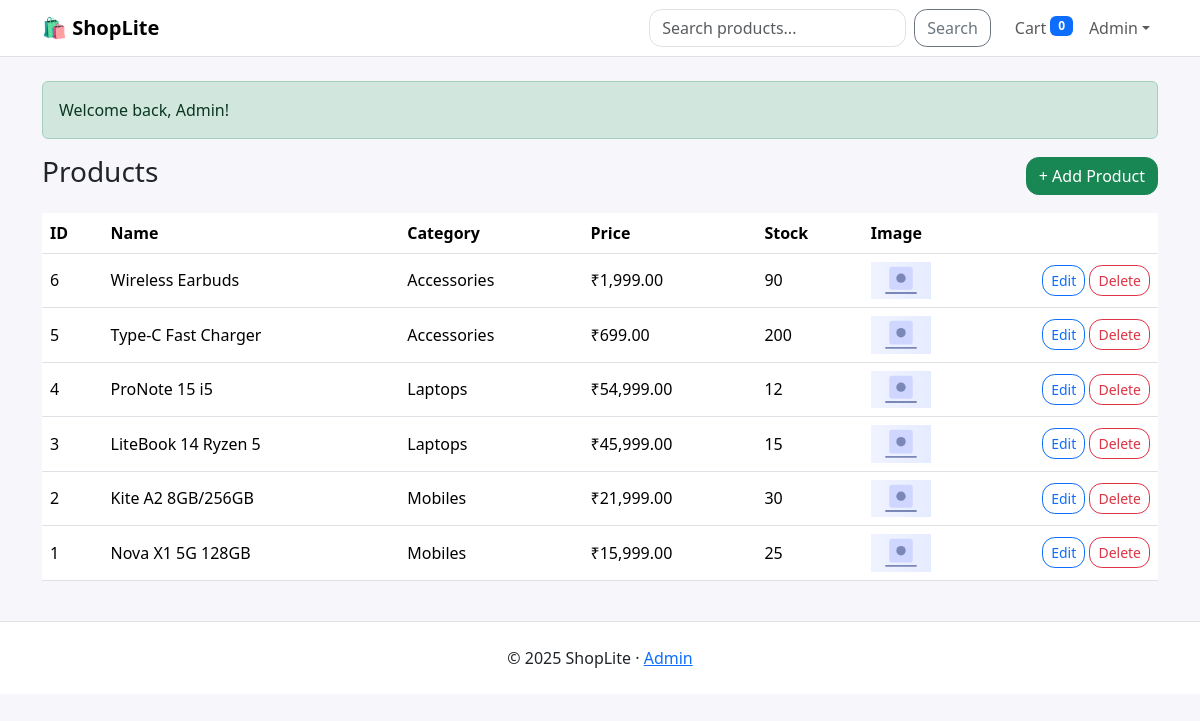
/admin/products.php (signed in), run on the app's committed database.
### tables this page shows
CREATE TABLE IF NOT EXISTS products (
  id INT AUTO_INCREMENT PRIMARY KEY,
  category_id INT NOT NULL,
  name VARCHAR(200) NOT NULL,
  slug VARCHAR(220) UNIQUE,
  description TEXT,
  price DECIMAL(10,2) NOT NULL,
  stock INT NOT NULL DEFAULT 0,
  image VARCHAR(255),
  created_at TIMESTAMP DEFAULT CURRENT_TIMESTAMP,
  FOREIGN KEY (category_id) REFERENCES categories(id) ON DELETE CASCADE
);

CREATE TABLE IF NOT EXISTS categories (
  id INT AUTO_INCREMENT PRIMARY KEY,
  name VARCHAR(100) NOT NULL,
  slug VARCHAR(120) UNIQUE
);

### functions.php (called while the page is built, shortened)
<?php
function money($n) { return CURRENCY . number_format((float)$n, 2); }

### admin/products.php (the view, shortened to what this page needs)
<?php require_once __DIR__.'/../templates/header.php'; require_admin();
$rows = $pdo->query("SELECT p.*, c.name AS category FROM products p JOIN categories c ON c.id=p.category_id ORDER BY p.id DESC")->fetchAll();
?>
<div class="d-flex justify-content-between align-items-center mb-3">
  <h3>Products</h3>
  <a class="btn btn-success" href="product_form.php">+ Add Product</a>
</div>
<div class="table-responsive">
  <table class="table align-middle">
    <thead><tr><th>ID</th><th>Name</th><th>Category</th><th>Price</th><th>Stock</th><th>Image</th><th width="160"></th></tr></thead>
    <tbody>
      <?php foreach ($rows as $r): ?>
      <tr>
        <td><?= $r['id'] ?></td>
        <td><?= htmlspecialchars($r['name']) ?></td>
        <td><?= htmlspecialchars($r['category']) ?></td>
        <td><?= money($r['price']) ?></td>
        <td><?= (int)$r['stock'] ?></td>
        <td><?php if ($r['image']): ?><img src="../<?= $r['image'] ?>" width="60"><?php endif; ?></td>
        <td class="text-end">
          <a class="btn btn-sm btn-outline-primary" href="product_form.php?id=<?= $r['id'] ?>">Edit</a>
          <form method="post" class="d-inline">
            <button class="btn btn-sm btn-outline-danger" onclick="return confirm('Delete this product?')">Delete</button>
          </form>
        </td>
      </tr>
      <?php endforeach; ?>
    </tbody>
  </table>
</div>
<?php require_once __DIR__.'/../templates/footer.php'; ?>

### assets/css/style.css (style rules this page uses)
body { background-color: #f7f7fb; }
.btn, .form-control, .form-select { border-radius: .8rem; }

### data on the page
products: id "6", name "Wireless Earbuds", category.name "Accessories", price "₹1,999.00", stock "90", image (placeholder picture)
products: id "5", name "Type‑C Fast Charger", category.name "Accessories", price "₹699.00", stock "200", image (placeholder picture)
products: id "4", name "ProNote 15 i5", category.name "Laptops", price "₹54,999.00", stock "12", image (placeholder picture)
products: id "3", name "LiteBook 14 Ryzen 5", category.name "Laptops", price "₹45,999.00", stock "15", image (placeholder picture)
products: id "2", name "Kite A2 8GB/256GB", category.name "Mobiles", price "₹21,999.00", stock "30", image (placeholder picture)
products: id "1", name "Nova X1 5G 128GB", category.name "Mobiles", price "₹15,999.00", stock "25", image (placeholder picture)

### other printed values
APP_NAME "ShopLite"
array_sum($_SESSION['cart'] ?? []) "0"
$user['name'] "Admin"
$m "Welcome back, Admin!"
